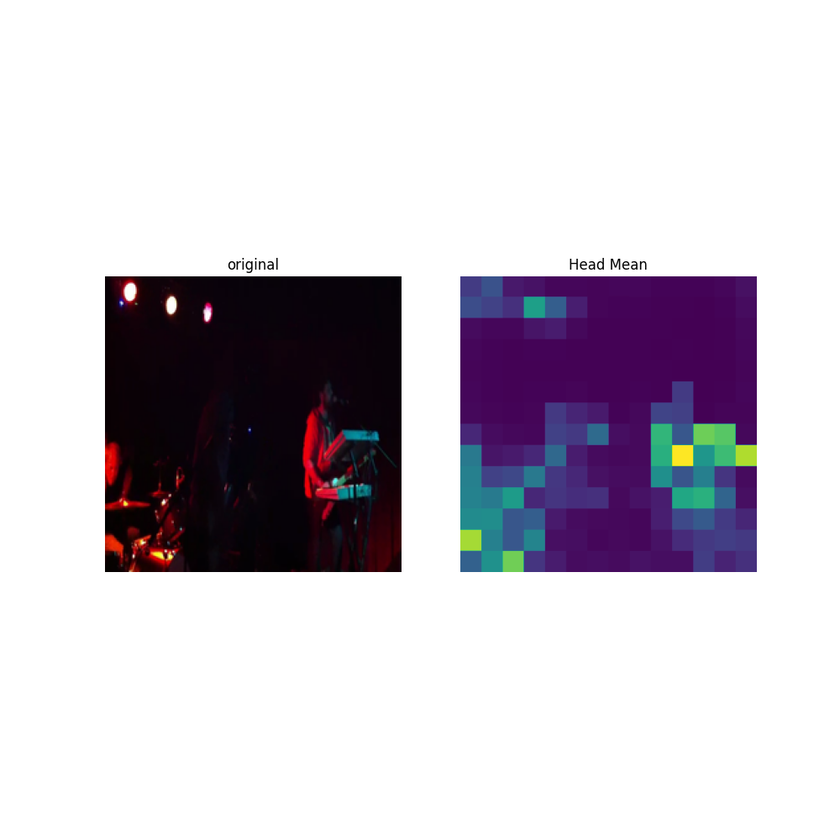
#> input picture visualisation/visualisation_example/vit_5636101558/frame_3/vit_feature_map_original_head_mean.png, 840 x 840 px, shrunk from 1000 x 1000 before the run, found by its file name
$ jupyter execute --allow-errors correlation_result_metadata.ipynb
#> lines starting #> are read from the running program, lines starting #| are printed output that depends on the picture
[cell 1]
import numpy
import numpy as np
import pandas as pd
import re
import cv2
import os
import matplotlib.pyplot as plt
import seaborn as sns

from utils.util import plot_results, plot_comparison

### Extract data from file by the special keyword

[cell 2]
# extract data from log file by the special keyword
def read_log(file, model_name):
    line_list = []
    with open(file) as f:
        while True:
            lines = f.readline()
            line_list.append(lines)
            if not lines:
                break
    # print(line_list)
    if model_name == 'Mlp':
        keyline = "INFO - Average testing results among all repeated 80-20 holdouts:\n"
    elif model_name == 'SVR':
        keyline = "INFO: Average testing results among all repeated 80-20 holdouts:\n"
    for i in range(len(line_list)):
        if line_list[i] == keyline:
            key_index = i
    srcc = line_list[key_index + 1]
    krcc = line_list[key_index + 2]
    plcc = line_list[key_index + 3]
    rmse = line_list[key_index + 4]
    return srcc, krcc, plcc, rmse

def get_value(coef, model_name):
    if model_name == 'Mlp':
        pattern = r"INFO - (\w+): (\d+\.\d+) \(std: (\d+\.\d+)\)"
    elif model_name == 'SVR':
        pattern = r"INFO: (\w+): (\d+\.\d+) \(std: (\d+\.\d+)\)"

    matches = re.findall(pattern, coef)
    for match in matches:
        metric, value, std_dev = match
        value = format(float(value), '.4f')
        std_dev = format(float(std_dev), '.4f')
        plusmius = u"\u00B1"
        coef_value = f"{value} ({plusmius}{std_dev})"
    return coef_value

def process_logs(data_name, layer_name, network_name, model_name, log_path, select_criteria):
#> called with model_name = 'Mlp', log_path = '../log//lsvq/', select_criteria = 'bykrcc'
    data_list, network_list, layer_list, srcc_list, krcc_list, plcc_list, rmse_list = [], [], [], [], [], [], []

    for data in data_name:
        for network in network_name:
            for layer in layer_name:
                if data == 'lsvq_train_on_test':
                    log_file = f'{log_path}/lsvq_train_{network}_{layer}_{model_name}_corr_{select_criteria}_onLSVQ_TEST.log'
                elif data == 'lsvq_train_on_test_1080P':
                    log_file = f'{log_path}/lsvq_train_{network}_{layer}_{model_name}_corr_{select_criteria}_onLSVQ_TEST_1080P.log'
                elif 'residual' in data or 'merged' in data:

                    if '_of' in data:
                        if '_frag' in data:
                            log_file = f"{log_path}/{data.replace('_residual_of_frag', '')}_{network}_{layer}_{model_name}_corr_{select_criteria}_residual_of_frag.log"
                        else:
                            log_file = f"{log_path}/{data.replace('_residual_of', '')}_{network}_{layer}_{model_name}_corr_{select_criteria}_residual_of.log"
                    elif '_merged' in data:
                        log_file = f"{log_path}/{data.replace('_merged_frag', '')}_{network}_{layer}_{model_name}_corr_{select_criteria}_residual_merged_frag.log"
                    else:
                        if '_frag' in data:
                            log_file = f"{log_path}/{data.replace('_residual_frag', '')}_{network}_{layer}_{model_name}_corr_{select_criteria}_residual_frag.log"
                        else:
                            log_file = f"{log_path}/{data.replace('_residual', '')}_{network}_{layer}_{model_name}_corr_{select_criteria}_residual.log"
                else:
                    log_file = f'{log_path}/{data}_{network}_{layer}_{model_name}_corr_{select_criteria}.log'

                if not os.path.exists(log_file):
                    continue  # skip if the file doesn't exist
                with open(log_file, "r", encoding="UTF-8") as file:
                    srcc, krcc, plcc, rmse = read_log(log_file, model_name)
                    srcc = get_value(srcc, model_name)
                    krcc = get_value(krcc, model_name)
                    plcc = get_value(plcc, model_name)
                    rmse = get_value(rmse, model_name)

                data_list.append(data)
                network_list.append(network)
                if data in ('konvid_1k_residual_frag', 'konvid_1k_residual_of', 'konvid_1k_residual_of_frag', 'konvid_1k_merged_frag'):
                    if network == 'vit':
                        layer_r = 'pool'
                    else:
                        layer_r = 'layer_stack+pool'
                else:
                    if network == 'vit':
                        layer_r = 'pool'
                    elif network == 'resnet50' or network == 'vgg16':
                        layer_r = 'layer_stack'
                    else:
                        layer_r = 'layer_stack+pool'
                layer_list.append(layer_r)
                srcc_list.append(srcc)
                krcc_list.append(krcc)
                plcc_list.append(plcc)
                rmse_list.append(rmse)
    return data_list, network_list, layer_list, srcc_list, krcc_list, plcc_list, rmse_list

def create_results_dataframe(data_list, network_list, layer_list, srcc_list, krcc_list, plcc_list, rmse_list):
    df_results = pd.DataFrame(columns=['DATASET', 'MODEL', 'LAYER_NAME', 'SRCC (±STD)', 'KRCC (±STD)', 'PLCC (±STD)', 'RMSE (±STD)'])

    df_results['DATASET'] = data_list
    df_results['MODEL'] = network_list
    df_results['LAYER_NAME'] = layer_list
    df_results['SRCC (±STD)'] = srcc_list
    df_results['KRCC (±STD)'] = krcc_list
    df_results['PLCC (±STD)'] = plcc_list
    df_results['RMSE (±STD)'] = rmse_list
    return df_results

[cell 3]
# read log file
log_base_path = "../log/"

[cell 4]
data_name = ['lsvq_train_on_test_1080P', 'lsvq_train_on_test']
layer_name = ['layer_stack']
network_name = ['vgg16', 'vgg16_vit', 'resnet50', 'vit', 'resnet50_vit']
model_name = 'Mlp'
select_criteria = 'bykrcc'
log_path = f'{log_base_path}/lsvq/'
data_list, network_list, layer_list, srcc_list, krcc_list, plcc_list, rmse_list = process_logs(data_name, layer_name, network_name, model_name, log_path, select_criteria)
df_results = create_results_dataframe(data_list, network_list, layer_list, srcc_list, krcc_list, plcc_list, rmse_list)
print(f'Model_name: {model_name}, Select_criteria: {select_criteria}')
df_results

[cell 5]
data_name = ['lsvq_train_on_test_1080P', 'lsvq_train_on_test']
layer_name = ['layer_stack']
network_name = ['vgg16', 'vgg16_vit', 'resnet50', 'vit', 'resnet50_vit']
model_name = 'Mlp'
select_criteria = 'byrmse'
log_path = f'{log_base_path}/lsvq/'
data_list, network_list, layer_list, srcc_list, krcc_list, plcc_list, rmse_list = process_logs(data_name, layer_name, network_name, model_name, log_path, select_criteria)
df_results = create_results_dataframe(data_list, network_list, layer_list, srcc_list, krcc_list, plcc_list, rmse_list)
print(f'Model_name: {model_name}, Select_criteria: {select_criteria}')
df_results

[cell 6]
# data_name = ['konvid_1k', 'konvid_1k_residual', 'konvid_1k_residual_frag', 'konvid_1k_residual_of', 'konvid_1k_residual_of_frag', 'konvid_1k_merged_frag']
data_name = ['konvid_1k', 'konvid_1k_merged_frag']
layer_name = ['layer_stack', 'pool']
# network_name = ['vgg16', 'vgg16_vit', 'resnet50', 'vit', 'resnet50_vit',
#                 'resnet50_r_resnet50', 'vit_r_resnet50', 'resnet50_vit_r_resnet50', 'resnet50_r_vit', 'vit_r_vit', 'resnet50_vit_r_vit',
#                 'resnet50_rfrag_vit', 'vit_rfrag_vit', 'resnet50_vit_rfrag_vit',
#                 'resnet50_rof_vit', 'vit_rof_vit', 'resnet50_vit_rof_vit',
#                 'resnet50_roffrag_vit', 'vit_roffrag_vit', 'resnet50_vit_roffrag_vit',
#                 'resnet50_ori_rfrag_merged_resnet50', 'resnet50_ori_rfrag_merged_vit', 'vit_ori_rfrag_merged_resnet50', 'vit_ori_rfrag_merged_vit',
#                 'resnet50_vit_ori_rfrag_merged_resnet50', 'resnet50_vit_ori_rfrag_merged_vit',
#                 'ori_rfrag_merged_resnet50_ori_rfrag_merged_vit', 'resnet50_vit_ori_rfrag_merged_resnet50_ori_rfrag_merged_vit']
network_name = ['vgg16', 'vgg16_vit', 'resnet50', 'vit', 'resnet50_vit',
                'resnet50_ori_rfrag_merged_resnet50', 'resnet50_ori_rfrag_merged_vit', 'vit_ori_rfrag_merged_resnet50', 'vit_ori_rfrag_merged_vit',
                'resnet50_vit_ori_rfrag_merged_resnet50', 'resnet50_vit_ori_rfrag_merged_vit',
                'ori_rfrag_merged_resnet50_ori_rfrag_merged_vit', 'resnet50_vit_ori_rfrag_merged_resnet50_ori_rfrag_merged_vit']
model_name = 'Mlp'
select_criteria = 'byrmse'
log_path = f'{log_base_path}/konvid_1k'
data_list, network_list, layer_list, srcc_list, krcc_list, plcc_list, rmse_list = process_logs(data_name, layer_name, network_name, model_name, log_path, select_criteria)
df_results = create_results_dataframe(data_list, network_list, layer_list, srcc_list, krcc_list, plcc_list, rmse_list)
print(f'Model_name: {model_name}, Select_criteria: {select_criteria}')
df_results

[cell 7]
data_name = ['youtube_ugc', 'youtube_ugc_merged_frag']
layer_name = ['layer_stack', 'pool']
network_name = ['resnet50', 'vit', 'resnet50_vit',
                'resnet50_ori_rfrag_merged_resnet50', 'resnet50_ori_rfrag_merged_vit', 'vit_ori_rfrag_merged_resnet50', 'vit_ori_rfrag_merged_vit',
                'resnet50_vit_ori_rfrag_merged_resnet50', 'resnet50_vit_ori_rfrag_merged_vit',
                'ori_rfrag_merged_resnet50_ori_rfrag_merged_vit', 'resnet50_vit_ori_rfrag_merged_resnet50_ori_rfrag_merged_vit']
model_name = 'Mlp'
select_criteria = 'byrmse'
log_path = f'{log_base_path}/youtube_ugc/'
data_list, network_list, layer_list, srcc_list, krcc_list, plcc_list, rmse_list = process_logs(data_name, layer_name, network_name, model_name, log_path, select_criteria)
df_results = create_results_dataframe(data_list, network_list, layer_list, srcc_list, krcc_list, plcc_list, rmse_list)
print(f'Model_name: {model_name}, Select_criteria: {select_criteria}')
df_results

[cell 8]
data_name = ['live_vqc', 'live_vqc_merged_frag']
log_path = f'{log_base_path}/live_vqc/'
data_list, network_list, layer_list, srcc_list, krcc_list, plcc_list, rmse_list = process_logs(data_name, layer_name, network_name, model_name, log_path, select_criteria)
df_results = create_results_dataframe(data_list, network_list, layer_list, srcc_list, krcc_list, plcc_list, rmse_list)
print(f'Model_name: {model_name}, Select_criteria: {select_criteria}')
df_results

[cell 9]
data_name = ['cvd_2014', 'cvd_2014_merged_frag']
log_path = f'{log_base_path}/cvd_2014/'
data_list, network_list, layer_list, srcc_list, krcc_list, plcc_list, rmse_list = process_logs(data_name, layer_name, network_name, model_name, log_path, select_criteria)
df_results = create_results_dataframe(data_list, network_list, layer_list, srcc_list, krcc_list, plcc_list, rmse_list)
print(f'Model_name: {model_name}, Select_criteria: {select_criteria}')
df_results

[cell 10]
data_name = ['live_qualcomm', 'live_qualcomm_merged_frag']
log_path = f'{log_base_path}/live_qualcomm/'
data_list, network_list, layer_list, srcc_list, krcc_list, plcc_list, rmse_list = process_logs(data_name, layer_name, network_name, model_name, log_path, select_criteria)
df_results = create_results_dataframe(data_list, network_list, layer_list, srcc_list, krcc_list, plcc_list, rmse_list)
print(f'Model_name: {model_name}, Select_criteria: {select_criteria}')
df_results

[cell 11]
data_name = ['all_combined', 'all_combined_merged_frag']
log_path = f'{log_base_path}/all_combined/'
data_list, network_list, layer_list, srcc_list, krcc_list, plcc_list, rmse_list = process_logs(data_name, layer_name, network_name, model_name, log_path, select_criteria)
df_results = create_results_dataframe(data_list, network_list, layer_list, srcc_list, krcc_list, plcc_list, rmse_list)
print(f'Model_name: {model_name}, Select_criteria: {select_criteria}')
df_results

[cell 12]
# [4 lines of commented-out code are left out]

## Plot visualisation

[cell 13]
import matplotlib.pyplot as plt
import matplotlib.image as mpimg
from PIL import Image

[cell 14]
video_name = 'TelevisionClip_1080P-68c6' # 'TelevisionClip_1080P-68c6', 'Sports_2160P-0455', '5636101558'
frame_number = 3

img_paths = [
    f'../visualisation/visualisation_example/original_{video_name}/{video_name}_{frame_number}.png',
    f'../visualisation/visualisation_example/original_{video_name}/{video_name}_{frame_number}_residual.png',
    f'../visualisation/visualisation_example/original_{video_name}/{video_name}_{frame_number}_residual_imp.png',
    f'../visualisation/visualisation_example/original_{video_name}/{video_name}_{frame_number}_ori_frag.png',
    f'../visualisation/visualisation_example/original_{video_name}/{video_name}_{frame_number}_next.png',
    f'../visualisation/visualisation_example/original_{video_name}/{video_name}_{frame_number}_residual_of.png',
    f'../visualisation/visualisation_example/original_{video_name}/{video_name}_{frame_number}_residual_of_imp.png',
    f'../visualisation/visualisation_example/original_{video_name}/{video_name}_{frame_number}_residual_merged_frag.png'
]
titles = [
    'Original Frame',
    'Residual',
    'Residual_fragment',
    'Original_fragment',
    'Next Frame',
    'OF',
    'OF_fragement',
    'Residual_merged_fragment'
]
fig, axs = plt.subplots(2, 4, figsize=(10, 10))
axs = axs.ravel()

#> (the rest of this cell did not finish here and is left out)

[cell 15]
img1 = mpimg.imread(f'../visualisation/visualisation_example/vit_{video_name}/frame_{frame_number}/vit_feature_map_original_head_mean.png')
#> img1 is the input picture: shape (840, 840, 4) float32; mean R, G, B, A 0.795, 0.774, 0.808, 1
img2 = mpimg.imread(f'../visualisation/visualisation_example/vit_{video_name}/frame_{frame_number}_residual/vit_feature_map_original_head_mean.png')
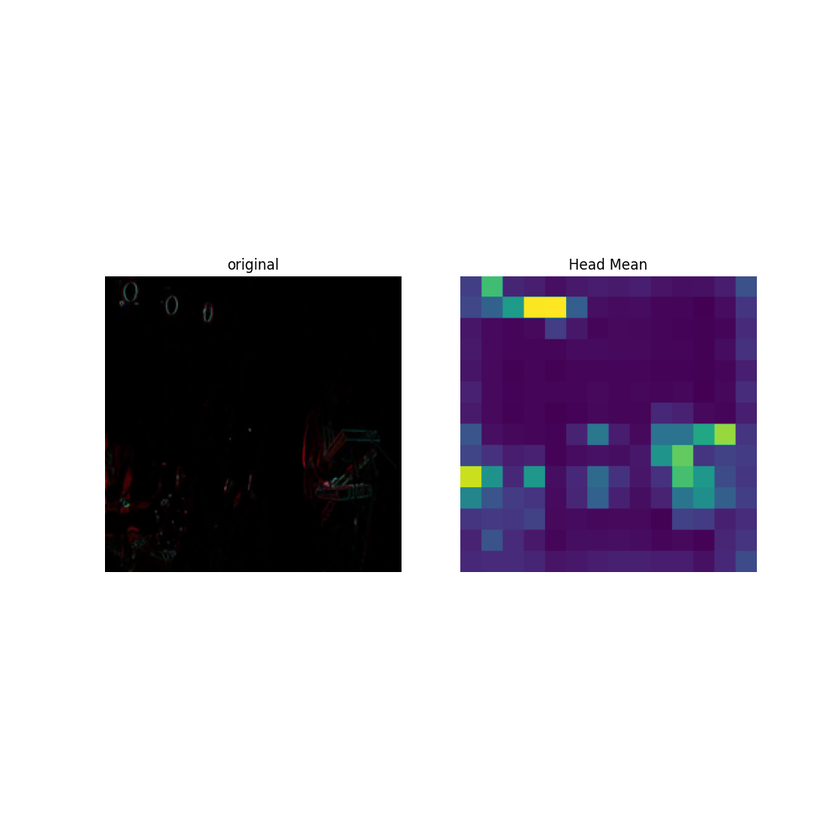
#> input picture visualisation/visualisation_example/vit_5636101558/frame_3_residual/vit_feature_map_original_head_mean.png, 840 x 840 px, shrunk from 1000 x 1000 before the run, found by its file name
#> img2 is the input picture: shape (840, 840, 4) float32; mean R, G, B, A 0.786, 0.771, 0.803, 1
img3 = mpimg.imread(f'../visualisation/visualisation_example/vit_{video_name}/frame_{frame_number}_residual_imp/vit_feature_map_original_head_mean.png')
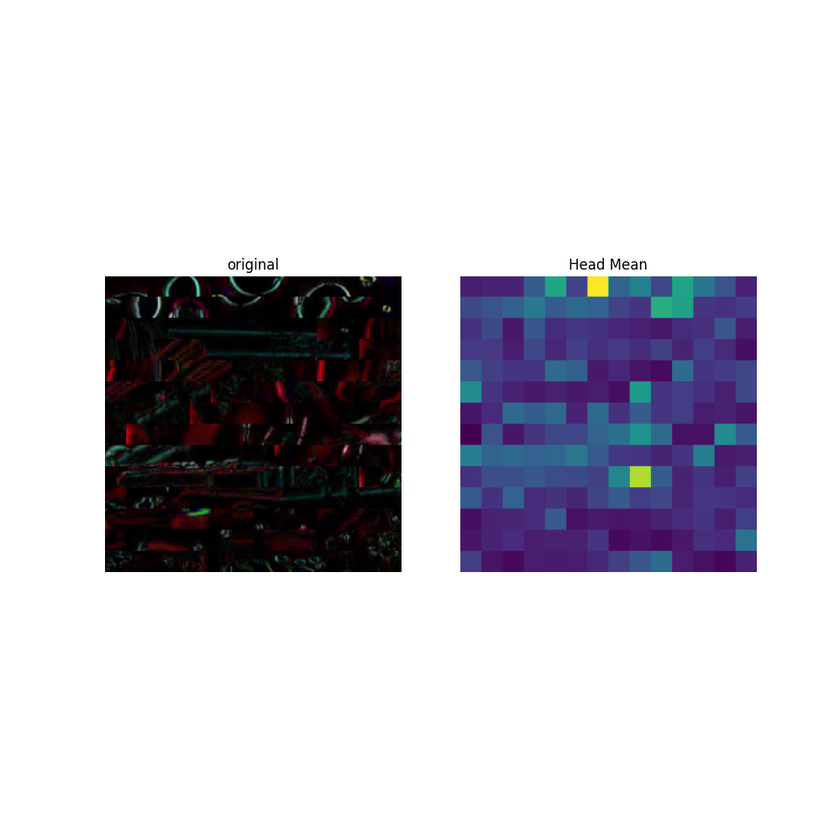
#> input picture visualisation/visualisation_example/vit_5636101558/frame_3_residual_imp/vit_feature_map_original_head_mean.png, 840 x 840 px, shrunk from 1000 x 1000 before the run, found by its file name
#> img3 is the input picture: shape (840, 840, 4) float32; mean R, G, B, A 0.79, 0.785, 0.816, 1
img4 = mpimg.imread(f'../visualisation/visualisation_example/vit_{video_name}/frame_{frame_number}_ori_frag/vit_feature_map_original_head_mean.png')
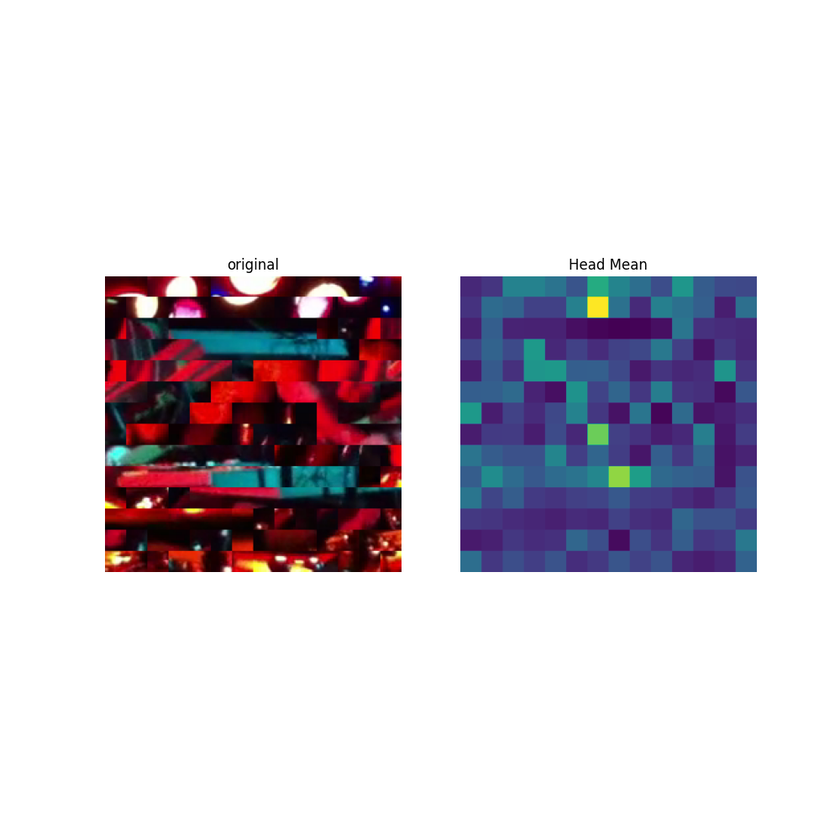
#> input picture visualisation/visualisation_example/vit_5636101558/frame_3_ori_frag/vit_feature_map_original_head_mean.png, 840 x 840 px, shrunk from 1000 x 1000 before the run, found by its file name
#> img4 is the input picture: shape (840, 840, 4) float32; mean R, G, B, A 0.823, 0.803, 0.833, 1
img5 = mpimg.imread(f'../visualisation/visualisation_example/vit_{video_name}/frame_{frame_number}_next/vit_feature_map_original_head_mean.png')
img6 = mpimg.imread(f'../visualisation/visualisation_example/vit_{video_name}/frame_{frame_number}_residual_of/vit_feature_map_original_head_mean.png')
img7 = mpimg.imread(f'../visualisation/visualisation_example/vit_{video_name}/frame_{frame_number}_residual_of_imp/vit_feature_map_original_head_mean.png')
img8 = mpimg.imread(f'../visualisation/visualisation_example/vit_{video_name}/frame_{frame_number}_residual_merged_frag/vit_feature_map_original_head_mean.png')

colormap = 'viridis' # viridis, plasma, inferno
if img1.dtype == np.float32 or img1.dtype == np.float64:
    img1 = np.clip(img1, 0.0, 1.0)
elif img1.dtype == np.uint8:
    img1 = img1.astype(float) / 255
plt.imshow(img1, cmap=colormap)
plt.colorbar()
plt.show()
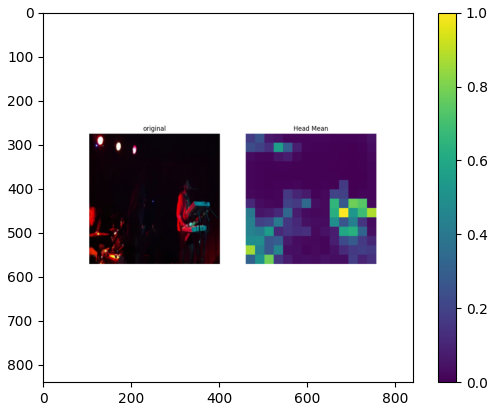
#> figure drawn by matplotlib, 2 panels

fig, axs = plt.subplots(2, 4, figsize=(16, 8))
fig.subplots_adjust(left=0.05, right=0.95, bottom=0.05, top=0.95, wspace=0.1, hspace=0.2)

imgs = [img1, img2, img3, img4, img5, img6, img7, img8]
titles = ['Original frame', 'Residual frame', 'Residual frame fragment', 'Original fragment',
          'Next frame', 'Optical flow', 'Optical flow fragment', 'Residual merged fragment']

for i, ax in enumerate(axs.flat):
    ax.imshow(imgs[i], cmap=colormap)
    ax.set_title(titles[i])
    ax.axis('off')
plt.show()

[cell 16]
layer_number = 'resnet50.layer4[2]' # 'resnet50.layer1[0]'
#> (the rest of this cell did not finish here and is left out)

[cell 17]
layer_number = 28
#> layer_number = 28

#> (the rest of this cell did not finish here and is left out)

## Plot the MOS Histogram

[cell 18]
data_name = 'lsvq'
#> data_name = 'lsvq'
set_name = ['train', 'test', 'test_1080p']
